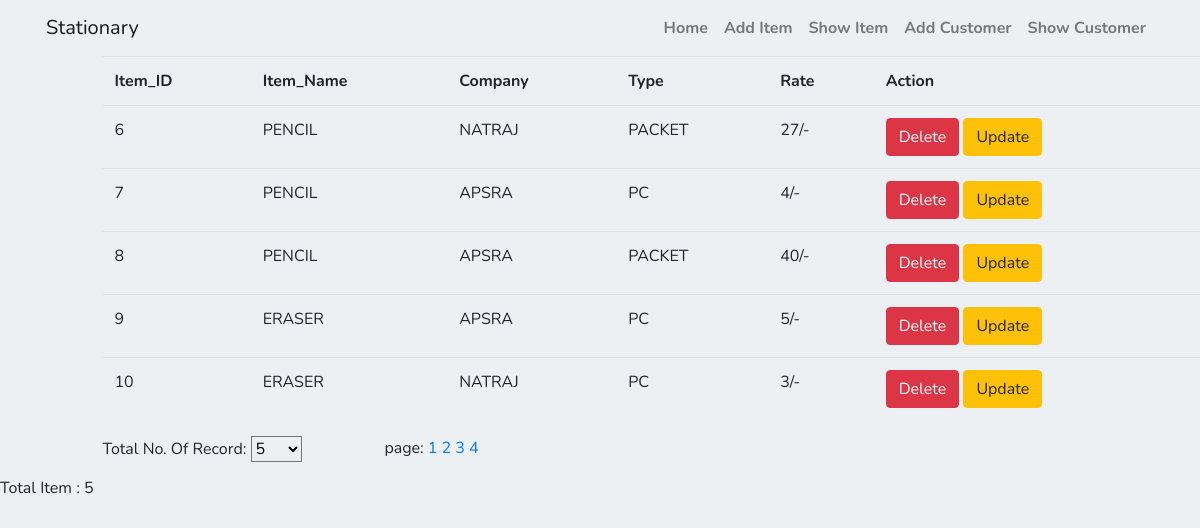
/showitem/2/, run on the app's committed database.
### app/models.py (models this page shows, shortened)
class ShopManagment(models.Model):
    Item_Name = models.CharField(max_length=50)
    Company = models.CharField(max_length=50, default='')
    Type = models.CharField(max_length=50, default='')
    Rate = models.IntegerField(max_length=5)

### app/views.py (the view)
# urls.py: path('showitem/', views.showall),
def showall(request, pn=1):
    tr = int(request.COOKIES.get('tr', 5))
    f = ShopManagment.objects.all()
    if tr > len(f):
        tr = len(f)
    tp = math.ceil(len(f)/tr)
    pages = []
    for i in range(1, tp+1):
        pages.append({"href": "/showitem/"+str(i)+"/", "content": i})
    f = f[(pn-1)*tr:(pn-1)*tr+tr]
    response = render(request, 'showitem.html', {'allitem': f, 'pages':pages})
    response.set_cookie('name', 'deepu')
    response.set_cookie('fname', 'rajesh_prasad')
    return response

### app/templates/showitem.html (shortened to what this page needs)
{% extends 'base.html' %}
{% block contents %}
<div class="row">
    <div class="col-md-12">
        <table class="table table-striped">
            <tr>
                <th>Item_ID</th>
                <th>Item_Name</th>
                <th>Company</th>
                <th>Type</th>
                <th>Rate</th>
                <th>Action</th>
            </tr>
            {% for item in allitem %}
            <tr>
                <td>{{ item.id }}</td>
                <td>{{ item.Item_Name|upper }}</td>
                <td>{{ item.Company|upper }}</td>
                <td>{{ item.Type|upper }}</td>
                <td>{{ item.Rate }}/-</td>
                <td><a href="/showitem/delete/{{ item.id }}/"><button class="btn btn-danger">Delete</button></a>
                    <a href="/showitem/update/{{ item.id }}/"><button class="btn btn-warning">Update</button></a></td>
            </tr>
            {% endfor %}
        </table>
        <div class="row">
            <div class="col-md-3">
                <label>Total No. Of Record:</label>
                <select onchange="changeTrCookie();" id="str">
                    <script type="text/javascript">
                        var tr = parseInt(getcookie("tr"));
                           var options="";
                           var optionValue=[5,10,25,50,100];
                           var i;
                           for(i=0;i<optionValue.length;i++)
                           {
                           options=options+'<option value="'+optionValue[i]+'"';
                           if(optionValue[i]==tr)
                           options=options+" selected";
                           options=options+'>'+optionValue[i]+'</option>';
                           }
                           document.write(options);
                    </script>
                </select>
            </div>
            <div class="col-md-9">
                <p>page:
        {% for i in pages %}
            <a href="{{i.href}}">{{ i.content }}</a>
            {% endfor %}
        </p>
            </div>
        </div>
    </div>
</div>
{% endblock contents %}
{% block footer %}
<p>Total Item : {{ allitem|length }}</p>
{% endblock footer %}

### app/static/app/styling/base.css (style rules this page uses)
* { padding:0; margin:0; background-color: #ecf0f3; font-family: 'Nunito', sans-serif; }

### data on the page
ShopManagment: id "6", Item_Name "PENCIL", Company "NATRAJ", Type "PACKET", Rate "27"
ShopManagment: id "7", Item_Name "PENCIL", Company "APSRA", Type "PC", Rate "4"
ShopManagment: id "8", Item_Name "PENCIL", Company "APSRA", Type "PACKET", Rate "40"
ShopManagment: id "9", Item_Name "ERASER", Company "APSRA", Type "PC", Rate "5"
ShopManagment: id "10", Item_Name "ERASER", Company "NATRAJ", Type "PC", Rate "3"

### other printed values
{{ i.content }} "1" "2" "3" "4"
{{ allitem|length }} "5"
